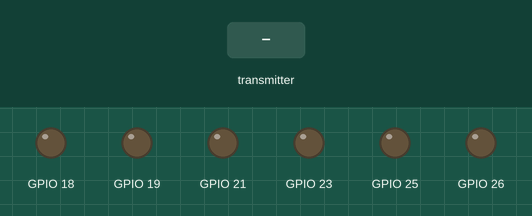
Bench run of a sketch on a simulated ESP32. On the bench: output pins drawn as LEDs (lit = HIGH). Inputs (shaded band) come from the test bench. What the sketch prints to the serial monitor is not drawn.

Above: at 1.2 s.
1.3 s: the transmitter starts sending risingA = 1
At 2.5 s:
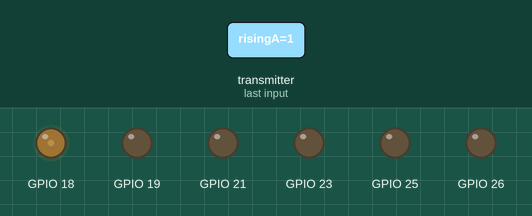
2.8 s: the transmitter starts sending tiltA = 2048
At 3.9 s:
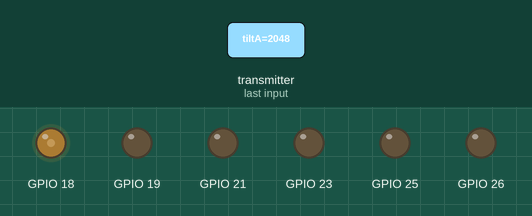
4.3 s: the transmitter starts sending risingB = 1
At 5.2 s:
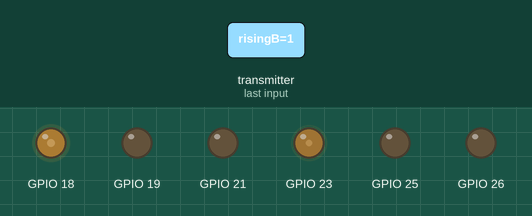
7.3 s: the transmitter starts sending tiltB = 2048
10.3 s: the transmitter starts sending tiltA = 0
12.9 s: the transmitter starts sending tiltB = 0
Timing chart, 0 to 16.9 s (numbered marks = the images above; inputs shaded):
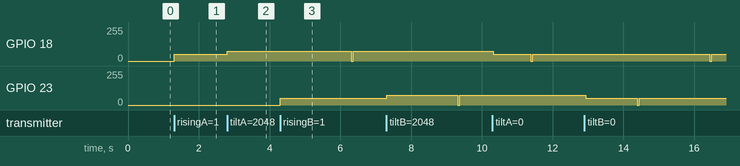

Measured:
- after the input at 1.3 s, GPIO 18: 0/255 → 50/255 at once
- after the input at 2.8 s, GPIO 18: 50/255 → 74/255 at once
- after the input at 4.3 s, GPIO 23: 0/255 → 50/255 at once

The sketch:

Exoskeleton-1.ino
```cpp
#include <WiFi.h>
#include <esp_now.h>

const int MAX_TILT  = 17000;
const int MIN_SPEED = 200;
const int MAX_SPEED = 1023;
const unsigned long MAX_ASSIST_MS = 5000;
const unsigned long LINK_TIMEOUT_MS = 500;

typedef struct {
  int tiltA;
  int tiltB;
  bool risingA;
  bool risingB;
} LegData;

volatile LegData incoming;
volatile unsigned long lastPacket = 0;

struct MotorLeg {
  int pwmPin, dirPin, stopPin;
  unsigned long startTime;
  bool on;
};

MotorLeg legA = { 18, 19, 21, 0, false };
MotorLeg legB = { 23, 25, 26, 0, false };

void onDataRecv(const esp_now_recv_info_t *info, const uint8_t *data, int len) {
  if (len == sizeof(LegData)) {
    memcpy((void*)&incoming, data, sizeof(LegData));
    lastPacket = millis();
  }
}

void setup() {
  Serial.begin(115200);
  WiFi.mode(WIFI_STA);
  Serial.print("Receiver MAC: ");
  Serial.println(WiFi.macAddress());

  esp_now_init();
  esp_now_register_recv_cb(onDataRecv);

  setupMotor(legA);
  setupMotor(legB);
}

void loop() {
  bool linkOK = (millis() - lastPacket) < LINK_TIMEOUT_MS;

  LegData data;
  noInterrupts();
  data = *(LegData*)&incoming;
  interrupts();

  if (linkOK) {
    drive(legA, data.tiltA, data.risingA);
    drive(legB, data.tiltB, data.risingB);
  } else {
    stop(legA);
    stop(legB);
  }
  delay(50);
}

void setupMotor(MotorLeg &leg) {
  pinMode(leg.dirPin, OUTPUT);
  pinMode(leg.stopPin, OUTPUT);
  digitalWrite(leg.stopPin, LOW);
  digitalWrite(leg.dirPin, LOW);
  ledcAttach(leg.pwmPin, 1000, 10);
}

void drive(MotorLeg &leg, int tilt, bool rising) {
  if (rising) {
    if (!leg.on) {
      leg.on = true;
      leg.startTime = millis();
    }
    if (millis() - leg.startTime >= MAX_ASSIST_MS) leg.on = false;
  } else {
    leg.on = false;
  }

  int speed = leg.on ? constrain(map(tilt, 0, MAX_TILT, MIN_SPEED, MAX_SPEED), MIN_SPEED, MAX_SPEED) : 0;
  ledcWrite(leg.pwmPin, speed);
}

void stop(MotorLeg &leg) {
  leg.on = false;
  ledcWrite(leg.pwmPin, 0);
}
```
